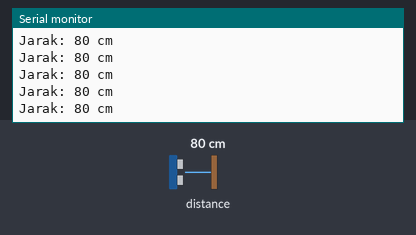
The sketch below on a simulated Arduino Uno, built with avr-gcc and run on an emulated ATmega328P. Parts: the last lines printed to the serial monitor. The test bench sets the inputs (shaded band); at power-on: distance to the obstacle 80 cm.

Above: at 1.2 s.
1.3 s: distance to the obstacle set to 2 cm
At 1.61 s:
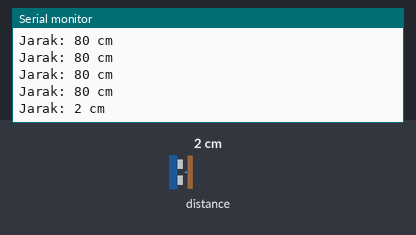
2.8 s: distance to the obstacle set to 4 cm
At 3.01 s:
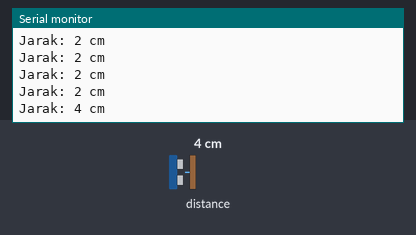
Timing chart, 0 to 5.8 s (numbered marks = the images above; inputs shaded):
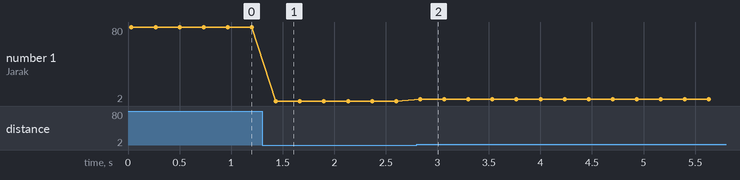

Measured:
- after the input at 1.3 s, the serial monitor: prints a new line after 0.13 s (image 1)
- after the input at 2.8 s, the serial monitor: prints a new line at once (image 2)
- plotted number 1: 80 → 2 after the input at 1.3 s, 2 → 4 after the input at 2.8 s

The sketch:

vl53l0x.ino
```cpp
#include <Wire.h>
#include <VL53L0X.h>

VL53L0X sensor;

void setup() {
  Serial.begin(115200);
  while (!Serial);

  Wire.begin();

  if (!sensor.init()) {
    Serial.println("Sensor VL53L0X gagal init!");
    while (1);
  }

  sensor.setTimeout(500);
  sensor.startContinuous();

  Serial.println("VL53L0X siap!");
}

void loop() {
  uint16_t distance = sensor.readRangeContinuousMillimeters();

  if (sensor.timeoutOccurred()) {
    Serial.println("Timeout!");
  } else {
    Serial.print("Jarak: ");
    Serial.print(distance/10);
    Serial.println(" cm");
  }

  delay(200);
}
```
